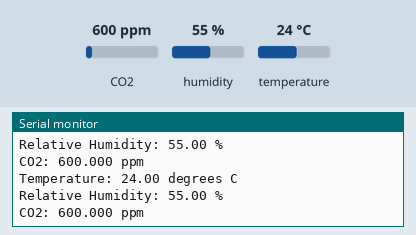
Recording of a program running on a simulated Arduino Nano ESP32. Parts: the last lines printed to the serial monitor. The test bench sets the inputs (shaded band); at power-on: CO2 600 ppm, humidity 55 %, temperature 24 °C.

Above: at 2.8 s.
2.9 s: CO2 set to 452 ppm
At 4.8 s:
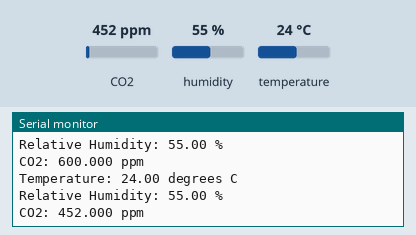
5.6 s: humidity set to 22 %
At 6.4 s:
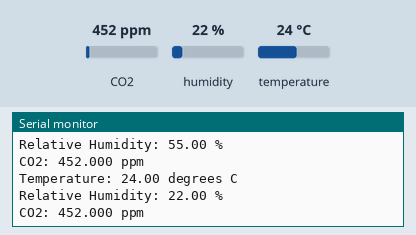
8.3 s: temperature set to 12 °C
At 10.8 s:
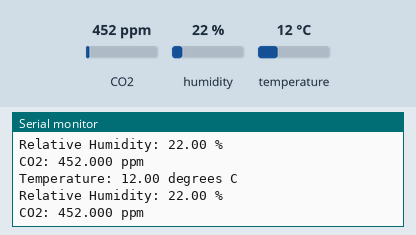

The program:

main.cpp
```cpp
#include <Arduino.h>
#include <Adafruit_SCD30.h>

Adafruit_SCD30 scd30;

#if !defined(ALTITUDE_OFFSET)
#define ALTITUDE_OFFSET 315
#endif

constexpr uint16_t altitude_offset = ALTITUDE_OFFSET; // meters above sea level

#if !defined(TEMPERATURE_OFFSET)
#define TEMPERATURE_OFFSET 400 // 4.00 degree Celsius
#endif

constexpr uint16_t temperature_offset = TEMPERATURE_OFFSET;

void run_sensor_calibration();
void print_sensor_configuration();


void setup()
{
    Serial.begin(115200);

#if WAIT_FOR_SERIAL_CONSOLE == 1
    while (!Serial) delay(100); // will pause until serial console opens
#endif

    // Try to initialize!
    if (!scd30.begin())
    {
        Serial.println("Failed to find SCD30 chip");
        while (true) { delay(1000); }
    }
    Serial.println("SCD30 Found!");
    Serial.println();

#if RUN_SENSOR_CALIBRATION == 1
    run_sensor_calibration();
#endif

    print_sensor_configuration();
}

void loop()
{
    if (scd30.dataReady())
    {
        if (!scd30.read())
        {
            Serial.println("Error reading sensor data");
            return;
        }

        Serial.print("Temperature: ");
        Serial.print(scd30.temperature);
        Serial.println(" degrees C");

        Serial.print("Relative Humidity: ");
        Serial.print(scd30.relative_humidity);
        Serial.println(" %");

        Serial.print("CO2: ");
        Serial.print(scd30.CO2, 3);
        Serial.println(" ppm");
        Serial.println("");
    }

    delay(2000);
}


void run_sensor_calibration()
{
    Serial.println("Calibration started");
    /* Set an altitude offset in meters above sea level.
     * Offset value stored in non-volatile memory of SCD30.
     * Setting an altitude offset will override any pressure offset.
     */
    if (!scd30.setAltitudeOffset(altitude_offset))
    {
        Serial.println("Failed to set altitude offset");
        while (true) { delay(1000); }
    }

    /* Set a temperature offset in hundredths of a degree celcius.
     * Offset value stored in non-volatile memory of SCD30.
     */
    if (!scd30.setTemperatureOffset(temperature_offset))
    {
        Serial.println("Failed to set temperature offset");
        while (true) { delay(1000); }
    }

    /* Enable or disable automatic self calibration (ASC).
     * Parameter stored in non-volatile memory of SCD30.
     * Enabling self calibration will override any previously set
     * forced calibration value.
     * ASC needs continuous operation with at least 1 hour
     * 400ppm CO2 concentration daily.
     */
    if (!scd30.selfCalibrationEnabled(false))
    {
        Serial.println("Failed to enable or disable self calibration");
        while (true) { delay(1000); }
    }

    /* Force the sensor to recalibrate with the given reference value
     * from 400-2000 ppm. Writing a recalibration reference will overwrite
     * any previous self calibration values.
     * Reference value stored in non-volatile memory of SCD30.
     */
    if (!scd30.forceRecalibrationWithReference(400))
    {
        Serial.println("Failed to force recalibration with reference");
        while (true) { delay(1000); }
    }
    Serial.println("Calibration finished");
}

void print_sensor_configuration()
{
    Serial.println("Sensor Configuration");
    Serial.println("====================");

    Serial.print("Measurement interval: ");
    Serial.print(scd30.getMeasurementInterval());
    Serial.println(" seconds");

    Serial.print("Ambient pressure offset: ");
    Serial.print(scd30.getAmbientPressureOffset());
    Serial.println(" mBar");

    Serial.print("Altitude offset: ");
    Serial.print(scd30.getAltitudeOffset());
    Serial.println(" meters");

    Serial.print("Temperature offset: ");
    Serial.print(static_cast<float>(scd30.getTemperatureOffset()) / 100.0);
    Serial.println(" degrees C");

    Serial.print("Forced Recalibration reference: ");
    Serial.print(scd30.getForcedCalibrationReference());
    Serial.println(" ppm");

    if (scd30.selfCalibrationEnabled())
    {
        Serial.println("Self calibration enabled");
    }
    else
    {
        Serial.println("Self calibration disabled");
    }
    Serial.println();
}
```

Measured:
- after the input at 2.9 s, the serial monitor: prints a new line after 1.1 s (image 1)
- after the input at 5.6 s, the serial monitor: prints a new line after 0.43 s (image 2)
- after the input at 8.3 s, the serial monitor: prints a new line after 1.7 s (image 3)
